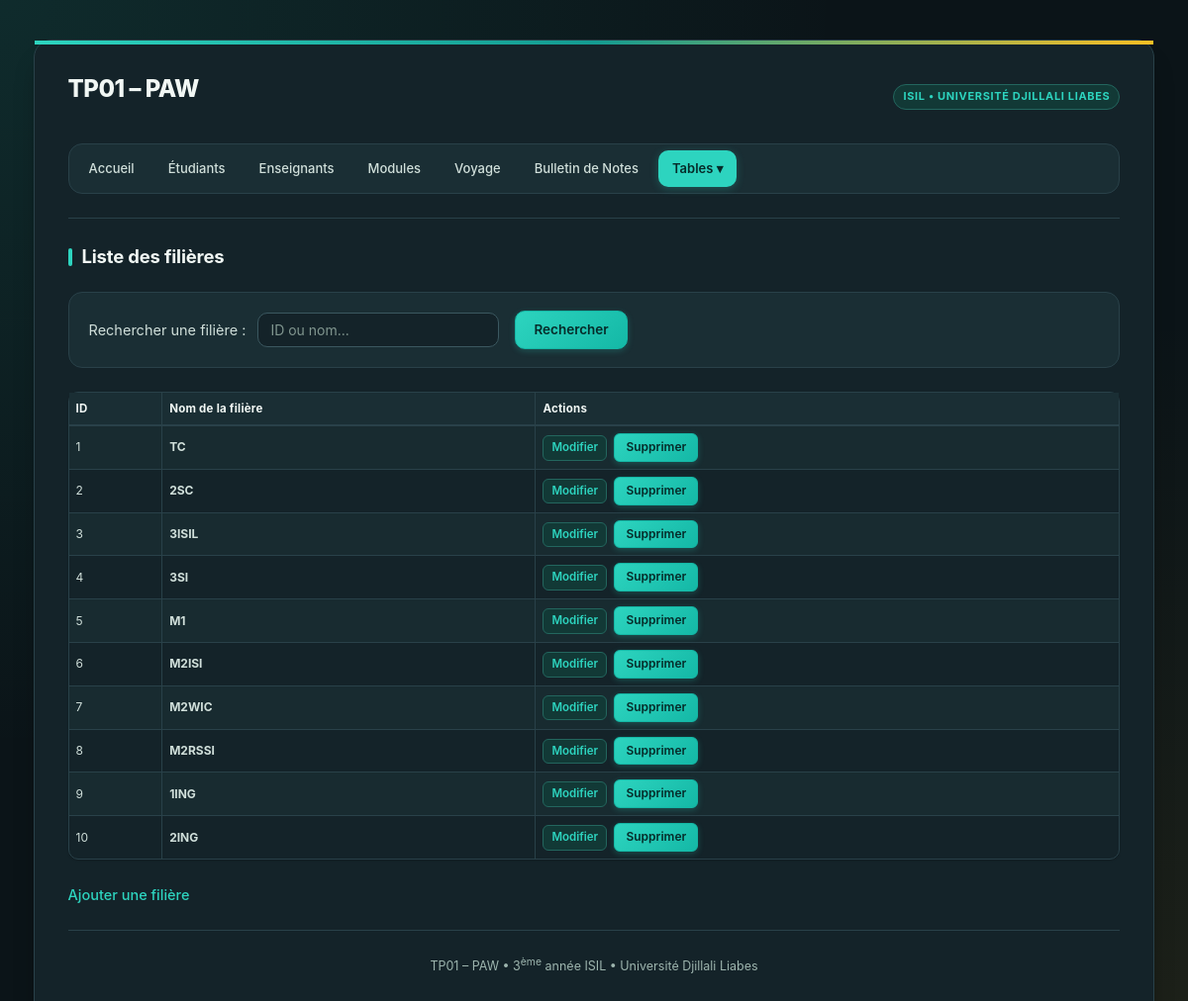
The page /filiere/liste.php on the database its author committed.
### tables this page shows
CREATE TABLE IF NOT EXISTS filiere (
  id  INT AUTO_INCREMENT PRIMARY KEY,
  nom VARCHAR(50) NOT NULL UNIQUE
);

### includes/fonctions.php (called while the page is built, shortened)
<?php
function h($texte): string
{
    return htmlspecialchars((string)$texte, ENT_QUOTES, 'UTF-8');
}

### filiere/liste.php (the view, shortened to what this page needs)
<?php
require_once __DIR__ . '/../config/database.php';
require_once __DIR__ . '/../includes/fonctions.php';
$q = trim((string)($_GET['q'] ?? ''));
$filieres = [];
$erreur = null;
try {
    if ($q !== '') {
        $stmt = $pdo->prepare('SELECT * FROM filiere WHERE id = :id OR nom LIKE :q ORDER BY id');
        $idVal = filter_var($q, FILTER_VALIDATE_INT);
        $stmt->execute([
            ':id' => $idVal !== false ? $idVal : 0,
            ':q'  => '%' . $q . '%',
        ]);
    } else {
        $stmt = $pdo->query('SELECT * FROM filiere ORDER BY id');
    }
    $filieres = $stmt->fetchAll();
} catch (PDOException $e) {
    $erreur = "Erreur lors du chargement des filières.";
}
$base = '../';
$titre = 'Liste des filières';
require __DIR__ . '/../includes/header.php';
?>
<form method="get" action="liste.php" class="form-recherche">
    <label for="search-filiere">Rechercher une filière :</label>
    <input type="text" name="q" id="search-filiere" placeholder="ID ou nom..." value="<?= h($q) ?>">
    <button type="submit">Rechercher</button>
</form>
<?php if ($erreur): ?>
    <p class="erreur"><?= h($erreur) ?></p>
<?php elseif (!$filieres && $q !== ''): ?>
    <p>Aucune filière trouvée pour la recherche « <?= h($q) ?> ».</p>
<?php elseif (!$filieres): ?>
    <p>Aucune filière enregistrée.</p>
<?php else: ?>
    <table class="liste">
        <tr>
            <th>ID</th>
            <th>Nom de la filière</th>
            <th>Actions</th>
        </tr>
        <?php foreach ($filieres as $f): ?>
            <tr>
                <td><?= h($f['id']) ?></td>
                <td><strong><?= h($f['nom']) ?></strong></td>
                <td>
                    <a href="filiere.php?id=<?= h($f['id']) ?>">Modifier</a>
                    <form method="post" action="supprimer.php" style="display:inline;" onsubmit="return confirm('Supprimer la filière <?= h($f['nom']) ?> (ID <?= h($f['id']) ?>) ?');">
                        <button type="submit">Supprimer</button>
                    </form>
                </td>
            </tr>
        <?php endforeach; ?>
    </table>
<?php endif; ?>
<p><a href="filiere.php">Ajouter une filière</a></p>
<?php require __DIR__ . '/../includes/footer.php'; ?>

### includes/header.php (shortened to what this page needs)
<?php
$titresEtudiants = [
    'Formulaire Personne', 'Formulaire Étudiant', 'Liste des personnes',
    'Modifier une personne', 'Enregistrement personne', 'Insérer Image',
    'Affichage PHP', 'Suppression d’une personne'
];
$titresEnseignants = [
    'Gestion des enseignants', 'Formulaire Enseignant', 'Liste des enseignants',
    'Modifier un enseignant', 'Enregistrement enseignant', 'Suppression d’un enseignant',
    'Liste Des Etudiants', 'Liste des étudiants par enseignant'
];
$titresModules = [
    'Gestion des modules', 'Formulaire Module', 'Liste des modules',
    'Modifier un module', 'Enregistrement module', 'Suppression d’un module'
];
$titresVoyages = [
    'Formulaire Voyage', 'Voyage', 'Gestion des voyages', 'Liste des voyages',
    'Modifier un voyage', 'Enregistrement voyage', 'Affichage PHP Voyage', 'Suppression d’un voyage',
    'Détails du voyage'
];
$titresBulletin = [
    'Bulletin de notes', 'Bulletin de Notes', 'Formulaire Bulletin de Notes',
    'Liste des notes', 'Enregistrement note', 'Suppression d’une note',
    'Modifier une note'
];
$titresTables = [
    'Sous-menu Tables',
    'Gestion des nationalités', 'Liste des nationalités', 'Enregistrement nationalité',
    'Gestion des sports', 'Liste des sports', 'Enregistrement du sport',
    'Gestion des filières', 'Formulaire Filière', 'Liste des filières', 'Enregistrement filière', 'Suppression d’une filière',
    'Gestion des moyens de transport', 'Liste des moyens de transport', 'Enregistrement transport',
    'Gestion des modèles de voiture', 'Liste des modèles de voiture', 'Enregistrement modèle de voiture'
];
$isAccueilActive     = ($titre === 'Accueil');
$isEtudiantsActive   = in_array($titre, $titresEtudiants, true);
$isEnseignantsActive = in_array($titre, $titresEnseignants, true);
$isModulesActive     = in_array($titre, $titresModules, true);
$isVoyagesActive     = in_array($titre, $titresVoyages, true);
$isBulletinActive    = in_array($titre, $titresBulletin, true);
$isTablesActive      = in_array($titre, $titresTables, true);
?>
<!DOCTYPE html>
<html lang="fr">
<head>
    <link rel="stylesheet" href="<?= $base ?>css/style.css">
</head>
<body>
<div id="page">
    <div class="header-brand">
        <h1>TP01 – PAW</h1>
        <span class="brand-badge">ISIL &bull; Université Djillali Liabes</span>
    </div>
    <div id="menu">
        <a href="<?= $base ?>index.php" class="<?= $isAccueilActive ? 'active' : '' ?>">Accueil</a>
        <a href="<?= $base ?>personne/formulaire.php" class="<?= $isEtudiantsActive ? 'active' : '' ?>">Étudiants</a>
        <a href="<?= $base ?>enseignant/enseignant.php" class="<?= $isEnseignantsActive ? 'active' : '' ?>">Enseignants</a>
        <a href="<?= $base ?>module/module.php" class="<?= $isModulesActive ? 'active' : '' ?>">Modules</a>
        <a href="<?= $base ?>voyage/voyage.php" class="<?= $isVoyagesActive ? 'active' : '' ?>">Voyage</a>
        <a href="<?= $base ?>bulletin/bulletin.php" class="<?= $isBulletinActive ? 'active' : '' ?>">Bulletin de Notes</a>
        <div class="nav-dropdown <?= $isTablesActive ? 'active' : '' ?>">
            <a href="<?= $base ?>tables.php" class="nav-dropdown-btn <?= $isTablesActive ? 'active' : '' ?>" id="btn-tables-menu" aria-haspopup="true" aria-expanded="false">Tables ▾</a>
        </div>
    </div>
    <hr>
    <h2><?= h($titre) ?></h2>

### includes/footer.php (shortened to what this page needs)
    <hr>
    <footer id="pied">
        <p class="petit">TP01 – PAW &bull; 3<sup>ème</sup> année ISIL &bull; Université Djillali Liabes</p>
    </footer>
</div>
</body>
</html>

### rows shown on the page
filiere: id "1", nom "TC"
filiere: id "2", nom "2SC"
filiere: id "3", nom "3ISIL"
filiere: id "4", nom "3SI"
filiere: id "5", nom "M1"
filiere: id "6", nom "M2ISI"
filiere: id "7", nom "M2WIC"
filiere: id "8", nom "M2RSSI"
filiere: id "9", nom "1ING"
filiere: id "10", nom "2ING"

### other values the page prints
$titre "Liste des filières"
